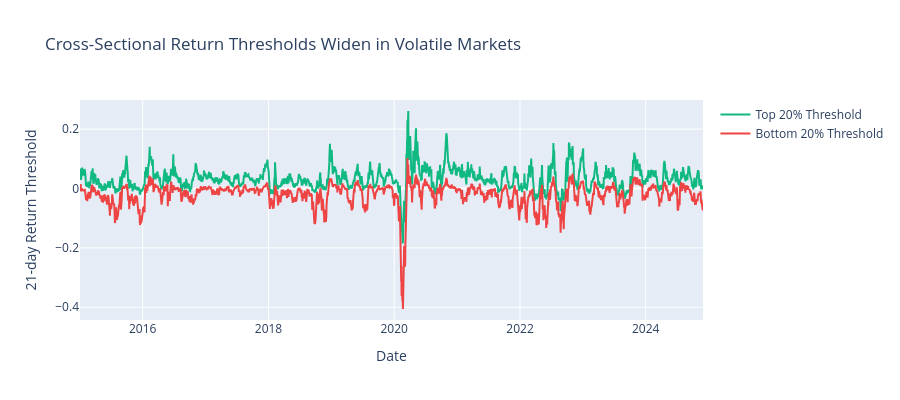

The code cell stored with this chart in its notebook:
### Code cell
# Show cross-sectional threshold values over time
cs_thresholds = (
    etf_with_fwd.group_by("timestamp")
    .agg(
        [
            pl.col("fwd_return").quantile(quintile_threshold / 100).alias("bottom_threshold"),
            pl.col("fwd_return").quantile(1 - quintile_threshold / 100).alias("top_threshold"),
        ]
    )
    .sort("timestamp")
)

fig = go.Figure()
fig.add_trace(
    go.Scatter(
        x=cs_thresholds["timestamp"].to_list(),
        y=cs_thresholds["top_threshold"].to_numpy(),
        mode="lines",
        name="Top 20% Threshold",
        line=dict(color=COLORS["positive"]),
    )
)
fig.add_trace(
    go.Scatter(
        x=cs_thresholds["timestamp"].to_list(),
        y=cs_thresholds["bottom_threshold"].to_numpy(),
        mode="lines",
        name="Bottom 20% Threshold",
        line=dict(color=COLORS["negative"]),
    )
)
fig.update_layout(
    height=400,
    title="Cross-Sectional Return Thresholds Widen in Volatile Markets",
    xaxis_title="Date",
    yaxis_title=f"{horizon}-day Return Threshold",
)
fig.show()

### Figure 1 — Plotly figure (JSON) as saved in the notebook; plotly's stock layout.template omitted (floating-point values rounded to 4 significant figures; data arrays with more than 128 entries replaced by an {"elided": "..."} marker saying what was removed)
{"data": [{"line": {"color": "#10b981"}, "mode": "lines", "name": "Top 20% Threshold", "x": {"elided": "2495 str values"}, "y": {"elided": "2495 float values"}, "type": "scatter"}, {"line": {"color": "#ef4444"}, "mode": "lines", "name": "Bottom 20% Threshold", "x": {"elided": "2495 str values"}, "y": {"elided": "2495 float values"}, "type": "scatter"}], "layout": {"height": 400, "title": {"text": "Cross-Sectional Return Thresholds Widen in Volatile Markets"}, "xaxis": {"title": {"text": "Date"}}, "yaxis": {"title": {"text": "21-day Return Threshold"}}}}
